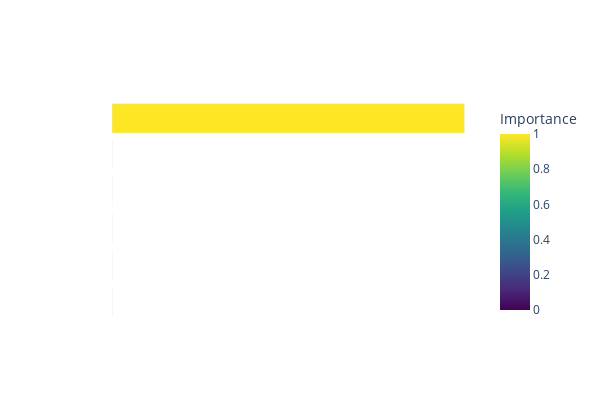

Notebook code cell kept with this figure:
### Code cell
fig = px.bar(
    feature_importance_sorted,
    x='Importance',
    y='Feature',
    orientation='h',
    title='Feature Importance',
    color='Importance',
    color_continuous_scale='Viridis'
)
fig.update_layout(yaxis=dict(autorange="reversed", color='white'), width=600, height=400, title_font=dict(color='white'), xaxis=dict(color='white'))  # Highest importance on top
fig.update_layout({'plot_bgcolor': 'rgba(0,0,0,0)', 'paper_bgcolor': 'rgba(0,0,0,0)'})
fig.show()

### Figure 1 — Plotly figure (JSON) as saved in the notebook; plotly's stock layout.template omitted (floating-point values rounded to 4 significant figures)
{"data": [{"alignmentgroup": "True", "hovertemplate": "Importance=%{marker.color}<br>Feature=%{y}<extra></extra>", "legendgroup": "", "marker": {"color": [1.0, 9.871e-06, 3.904e-06, 1.514e-06, 1.13e-06, 1.862e-07], "coloraxis": "coloraxis", "pattern": {"shape": ""}}, "name": "", "offsetgroup": "", "orientation": "h", "showlegend": false, "textposition": "auto", "type": "bar", "x": [1.0, 9.871e-06, 3.904e-06, 1.514e-06, 1.13e-06, 1.862e-07], "xaxis": "x", "y": ["CO2", "RPM", "Temperature", "hour", "Voltage", "engine_load"], "yaxis": "y"}], "layout": {"barmode": "relative", "coloraxis": {"colorbar": {"title": {"text": "Importance"}}, "colorscale": [[0, "#440154"], [0.1111, "#482878"], [0.2222, "#3e4989"], [0.3333, "#31688e"], [0.4444, "#26828e"], [0.5556, "#1f9e89"], [0.6667, "#35b779"], [0.7778, "#6ece58"], [0.8889, "#b5de2b"], [1, "#fde725"]]}, "height": 400, "legend": {"tracegroupgap": 0}, "paper_bgcolor": "rgba(0,0,0,0)", "plot_bgcolor": "rgba(0,0,0,0)", "title": {"font": {"color": "white"}, "text": "Feature Importance"}, "width": 600, "xaxis": {"anchor": "y", "color": "white", "domain": [0, 1], "title": {"text": "Importance"}}, "yaxis": {"anchor": "x", "autorange": "reversed", "color": "white", "domain": [0, 1], "title": {"text": "Feature"}}}}
